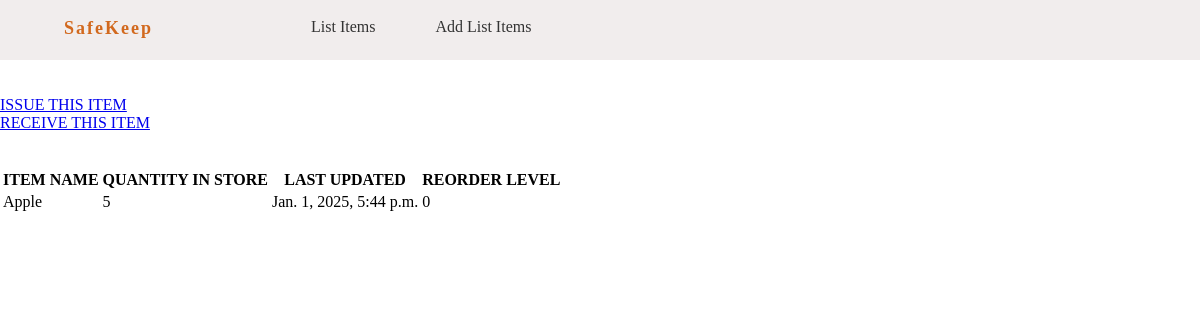
/stock_detail/2/, run on the app's committed database.
### inventorymgmt/models.py (models this page shows, shortened)
class Stock(models.Model):
    catagory = models.ForeignKey(Catagory, on_delete=models.CASCADE)
    item_name = models.CharField(max_length=50, blank=False , null=True)
    quantity = models.IntegerField(default='0', blank=False , null=True)
    receive_quantity= models.IntegerField(default='0', blank=True , null=True)
    receive_by = models.CharField(max_length=50, blank=True , null=True)
    issue_quantity = models.IntegerField(default='0', blank=True , null=True)
    issue_by = models.CharField(max_length=50, blank=True , null=True)
    issue_to = models.CharField(max_length=50, blank=True , null=True)
    phone_number = models.CharField(max_length=50, blank=True , null=True)
    created_by = models.CharField(max_length=50, blank=True , null=True)
    reorder_level = models.IntegerField(default='0', blank=True , null=True)
    last_updated = models.DateTimeField(auto_now_add=False, auto_now=True)
    creation_date = models.DateTimeField(auto_now_add=True, auto_now=False)
    export_to_csv = models.BooleanField(default=False)

### inventorymgmt/views.py (the view)
# urls.py: path('stock_detail/<str:pk>/', views.stock_detail, name="stock_detail"),
def stock_detail(request, pk):
	queryset = models.Stock.objects.get(id=pk)
	context = {
		"queryset": queryset,
	}
	return render(request, "stock_detail.html", context)

### inventorymgmt/templates/stock_detail.html (shortened to what this page needs)
{% load static %}
<!DOCTYPE html>
<html lang="en">
<head>
    <link rel="stylesheet" href="{% static 'css/add_items.css' %}">
</head>
{% include 'navbar.html' %}
<body style="margin-top: 6rem;">
    <a href="{% url 'issue_items' queryset.id %}"><div class='btn btn-danger'>ISSUE THIS ITEM</div></a>
    <a href="{% url 'receive_items' queryset.id %}"><div class='btn btn-primary'>RECEIVE THIS ITEM</div></a>
        <br><br>
        <div class="display_table">
          <table class='table'>
                  <tr>
                    <th>ITEM NAME</th>
                    <th>QUANTITY IN STORE</th>
                    <th>LAST UPDATED</th>
                    <th>REORDER LEVEL</th>
                  </tr>
                  <tr>
                    <td>{{queryset.item_name}}</td>
                    <td>{{queryset.quantity}}</td>
                    <td>{{queryset.last_updated}}</td>
                    <td>{{queryset.reorder_level}}</td>
                  </tr>
          </table>
        </div>
</body>
</html>

### inventorymgmt/static/css/add_items.css (style rules this page uses)
body { margin-top: 6rem; }

### inventorymgmt/templates/navbar.html (style rules this page uses)
a { padding-top: 10px; }
body { margin:0 ; padding:0; box-sizing: border-box; }

### data on the page
Stock: item_name "Apple", quantity "5", last_updated "Jan. 1, 2025, 5:44 p.m.", reorder_level "0"
